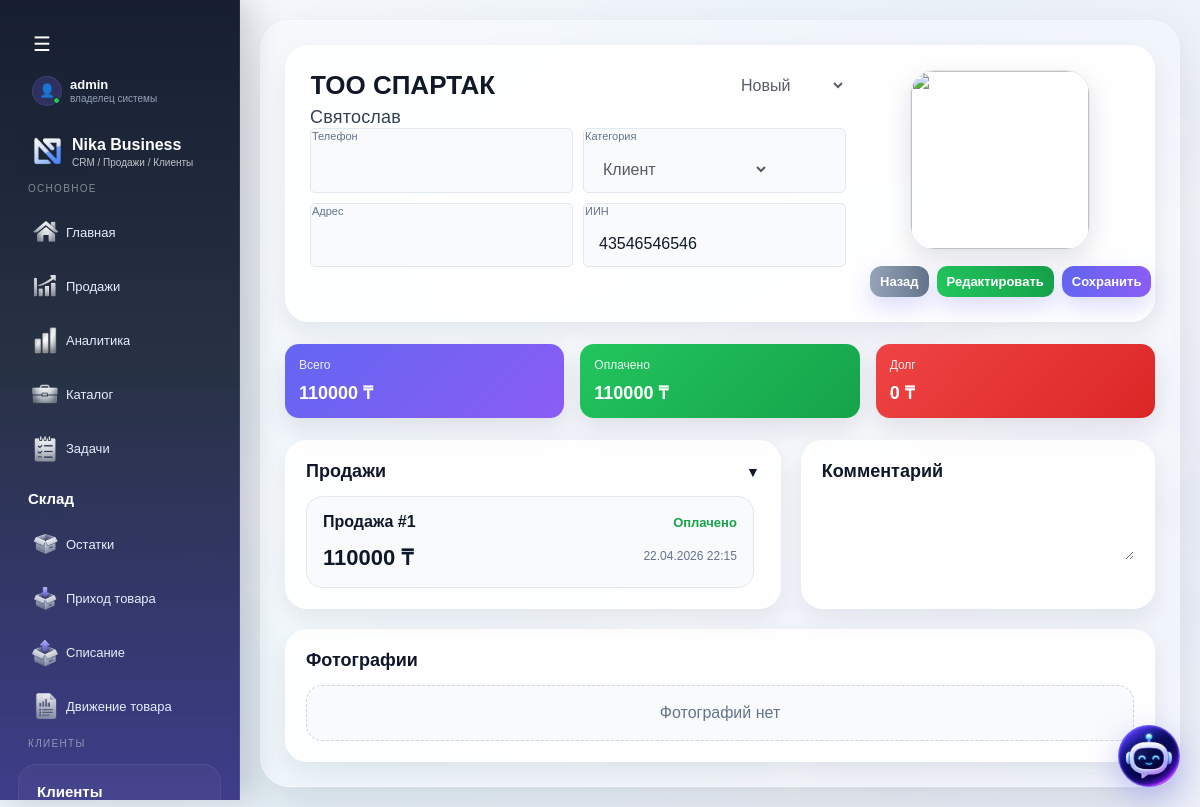
Page /clients/4 (signed in) on the earlier database version.
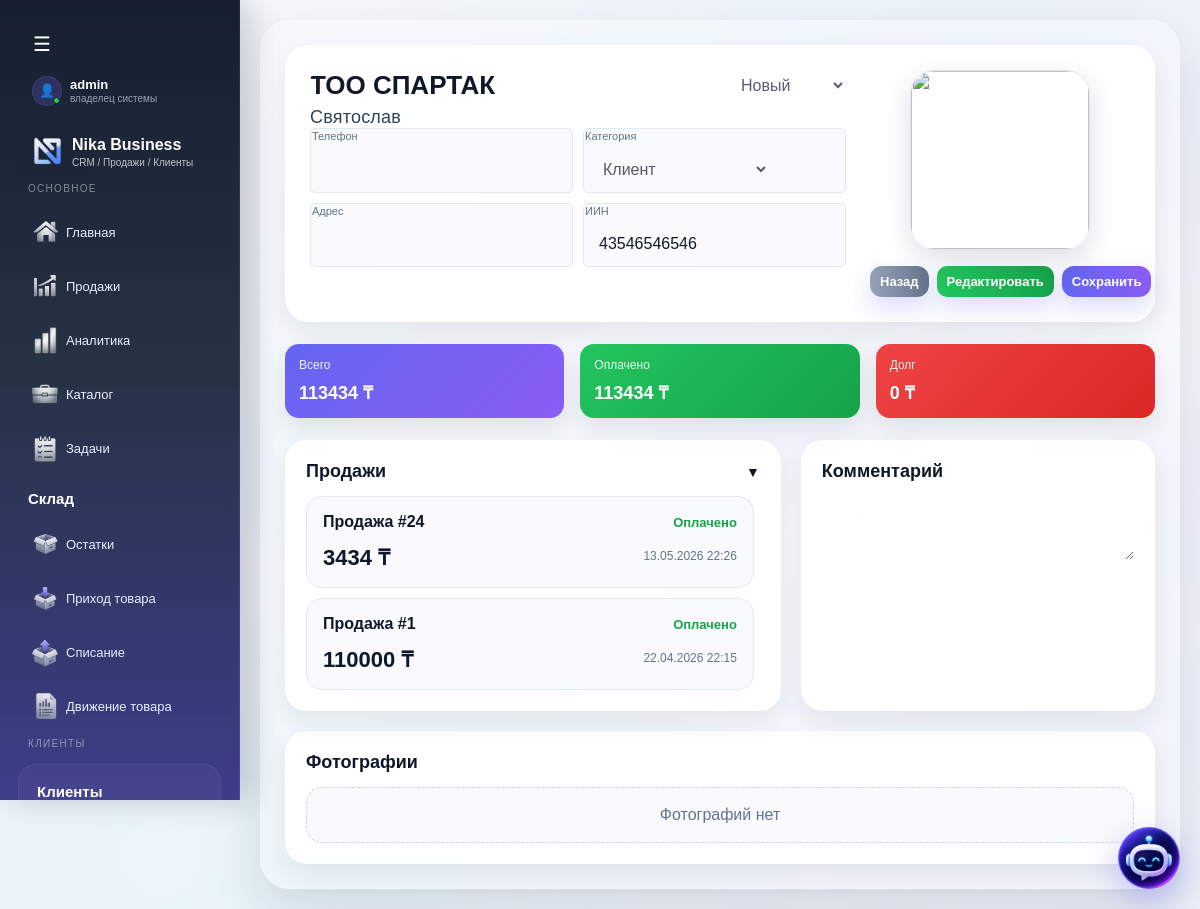
Same page on the later database version.
### tables this page shows
CREATE TABLE sales (
        id INTEGER PRIMARY KEY AUTOINCREMENT,
        client_id INTEGER,
        total_amount INTEGER,
        paid_amount INTEGER,
        status TEXT,
        created_at TEXT
    , company_id INTEGER, paid_at TEXT, sale_type TEXT, cash_amount INTEGER DEFAULT 0, card_amount INTEGER DEFAULT 0, kaspi_amount INTEGER DEFAULT 0, is_processed INTEGER DEFAULT 0);

### routes/clients.py (the view)
@clients_bp.route("/clients/<int:client_id>")
def client_detail(client_id):
    conn = get_db()
    client = conn.execute(
        "SELECT * FROM clients WHERE id = ? AND company_id = ?",
        (client_id, session.get("company_id"))
    ).fetchone()
    sales = conn.execute("""
        SELECT * FROM sales
        WHERE client_id = ? AND company_id = ?
        ORDER BY id DESC
    """, (client_id, session.get("company_id"))).fetchall()
    conn.close()
    if not client:
        return "Клиент не найден", 404
    formatted_sales = []
    for s in sales:
        try:
            dt = datetime.fromisoformat(s["created_at"])
            date_str = dt.strftime("%d.%m.%Y %H:%M")
        except:
            date_str = s["created_at"]
        new_s = dict(s)
        new_s["date_str"] = date_str
        formatted_sales.append(new_s)
    return render_template(
        "client_detail.html",
        client=client,
        sales=formatted_sales
    )

### app.py (called while the page is built, shortened)
@app.before_request
def check_company_access():
    if session.get("is_super_admin") or session.get("is_creator"):
        return

### models.py (called while the page is built)
def get_db():
    conn = sqlite3.connect(DATABASE, timeout=5)
    conn.row_factory = sqlite3.Row
    return conn

### templates/client_detail.html (shortened to what the changed rows need)
{% extends "base.html" %}
{% block content %}
<div class="client-detail-page">
    {% set ns = namespace(total=0, paid=0) %}
    {% for s in sales %}
        {% set ns.total = ns.total + (s.total_amount or 0) %}
        {% set ns.paid = ns.paid + (s.paid_amount or 0) %}
    {% endfor %}
    <div class="finance-cards-row">
        <div class="finance-box total-box">
            <div class="finance-title">Всего</div>
            <div class="finance-value">{{ ns.total }} ₸</div>
        </div>
        <div class="finance-box paid-box">
            <div class="finance-title">Оплачено</div>
            <div class="finance-value">{{ ns.paid }} ₸</div>
        </div>
    </div>
    <div class="client-sections-grid">
        <div class="section-card sales-section collapsible-section">
			<div id="salesContent">
            {% if sales %}
                <div class="sales-list">
                    {% for s in sales %}
				<div class="sale-card"
					 onclick="openSaleModal({{ s.id }})"
					 style="cursor:pointer;">
					<div class="sale-top">
						<div class="sale-id">Продажа #{{ s.id }}</div>
						<div class="sale-status {{ 'ok' if s.status == 'Оплачено' else 'bad' }}">
							{{ s.status }}
						</div>
					</div>
					<div class="sale-bottom">
						<div class="sale-amount">{{ s.total_amount }} ₸</div>
						<div class="sale-date">{{ s.date_str }}</div>
					</div>
				</div>
                    {% endfor %}
                </div>
            {% else %}
                <div class="empty-box">Нет продаж</div>
            {% endif %}
			</div>
        </div>
    </div>
</div>
{% endblock %}

Differences in the rows shown:
added sales: id "24", status "Оплачено", total_amount "3434", date_str "13.05.2026 22:26"
Other differences:
{{ ns.total }}: "110000" → "113434"
{{ ns.paid }}: "110000" → "113434"
